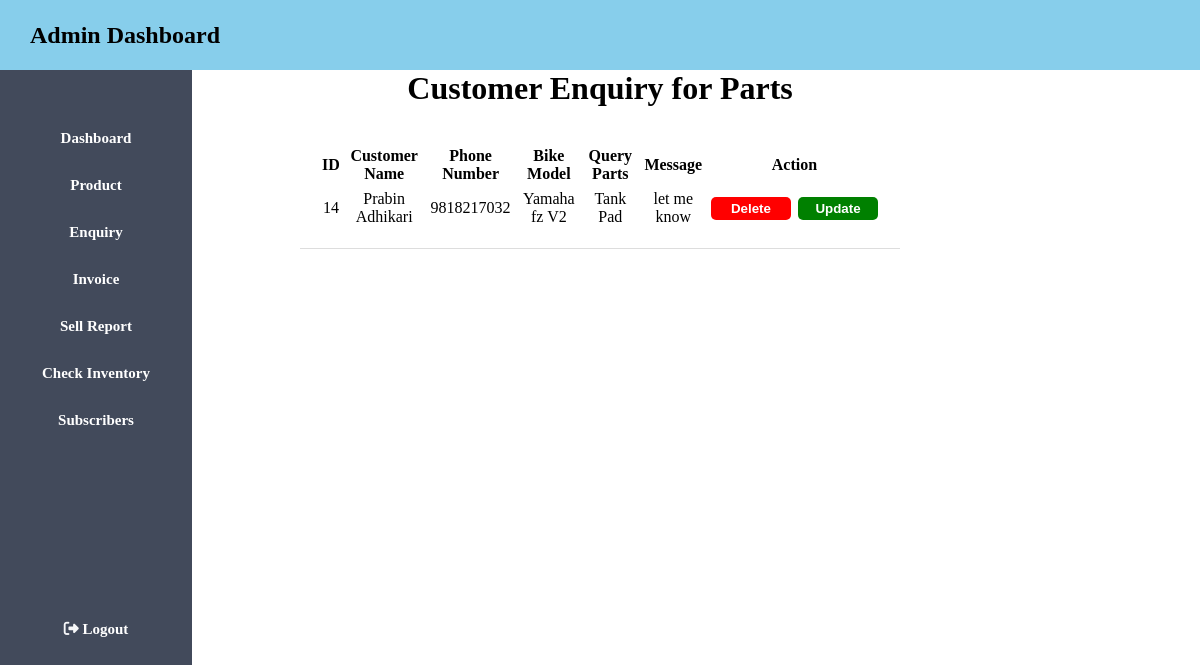
The app's page /admin/adminenquiry.php (signed in) with its own data.
### tables this page shows
CREATE TABLE `enquiry` (
  `id` int(100) NOT NULL,
  `name` varchar(100) NOT NULL,
  `phone` varchar(100) NOT NULL,
  `bike_model` varchar(100) NOT NULL,
  `parts` varchar(100) NOT NULL,
  `message` varchar(100) NOT NULL
);

### admin/adminenquiry.php (the view, shortened to what this page needs)
<!DOCTYPE html>
<html lang="en">
<head>
    <link rel="stylesheet" type="text/css" href="../admin/admin.css">
    <link rel="stylesheet" href="https://cdnjs.cloudflare.com/ajax/libs/font-awesome/6.4.0/css/all.min.css" />
</head>
<body>
    <header class="header">
    <h2> Admin Dashboard </h2>
    </header>
    <aside>
        <ul>
            <li>
                <a href="../admin/admindashboard.php">Dashboard</a>
            </li>
            <li>
                <a href="../admin/adminproduct.php">Product</a>
            </li>
            <li>
                <a href="">Enquiry</a>
            </li>
            <li>
                <a href="../admin/invoice.php">Invoice</a>
            </li>
            <li>
                <a href="../admin/adminreport.php">Sell Report</a>
            </li>
            <li>
                <a href="../admin/inventory.php">Check Inventory</a>
            </li>
            <li>
                <a href="../admin/subscriber.php">Subscribers</a>
            </li>
            <br/>
            <br/><br/><br/><br/><br/><br/><br/><br/>
            <li>
            <a href="../admin/adminlogin.php" class="btn btn-primary" onclick = 'return Logout()' >
            <i class="fa-solid fa-right-from-bracket" style="color: #f6f7f9;"></i>
             Logout</a>
            </li>
        </ul>
    </aside>
    <div class="content1">
    <h1> Customer Enquiry for Parts </h1>
    </div>
    <table class="center" width="50%" cellspacing="7">
  <tr>
    <br><th>ID</th>
    <th>Customer Name</th>
    <th>Phone Number</th>
    <th>Bike Model</th>
    <th>Query Parts</th>
    <th>Message</th>
    <th colspan="2">Action</th>
  </tr>
  <?php
        require "../connection/connection.php";
        $query="SELECT * FROM enquiry";
        $result=mysqli_query($con,$query);
        while($row=mysqli_fetch_assoc($result)){
        echo "<tr>";
        echo "<td>".$row['id']."</td>";
        echo "<td>".$row['name']."</td>";
        echo "<td>".$row['phone']."</td>";
        echo "<td>".$row['bike_model']."</td>";
        echo "<td>".$row['parts']."</td>";
        echo "<td>".$row['message']."</td>";
        echo "<td><a href='../auth/deleteenquiry.php?id=".$row['id']."'><input type='submit' value='Delete' class='delete'></a></td>";
        echo "<td><a href='../auth/updateenquiry.php?id=".$row['id']."'><input type='submit' value='Update' class='update'></a></td>";
        echo "</tr>";
            }
        ?>
    </table>
</body>
</html>

### admin/admin.css (style rules this page uses)
* { margin: 0px; padding: 0px; }
.header { background-color: skyblue; line-height: 70px; padding-left: 30px; }
a,a:hover { text-decoration: none; }
ul { background-color: #424a5b; width: 16%; height: 100%; position: fixed; padding-top: 5%; text-align: center; }
ul li { list-style: none; padding-bottom: 30px; font-size: 15px; }
ul li a { color: white; font-weight: bold; }
.content1 { text-align: center; }
.delete { background-color: red; color: white; border: 0px; outline: none; border-radius: 5px; height: 23px; width: 80px; font-weight: bold; cursor: pointer; }
.update { background-color: green; color: white; border: 0px; outline: none; border-radius: 5px; height: 23px; width: 80px; font-weight: bold; cursor: pointer; }
.center { margin-left: auto; margin-right: auto; margin-bottom: auto; border-bottom: 1px solid #ddd; padding: 15px; text-align: center; }

### records on screen
enquiry: id "14", name "Prabin Adhikari", phone "9818217032", bike_model "Yamaha fz V2", parts "Tank Pad", message "let me know"
